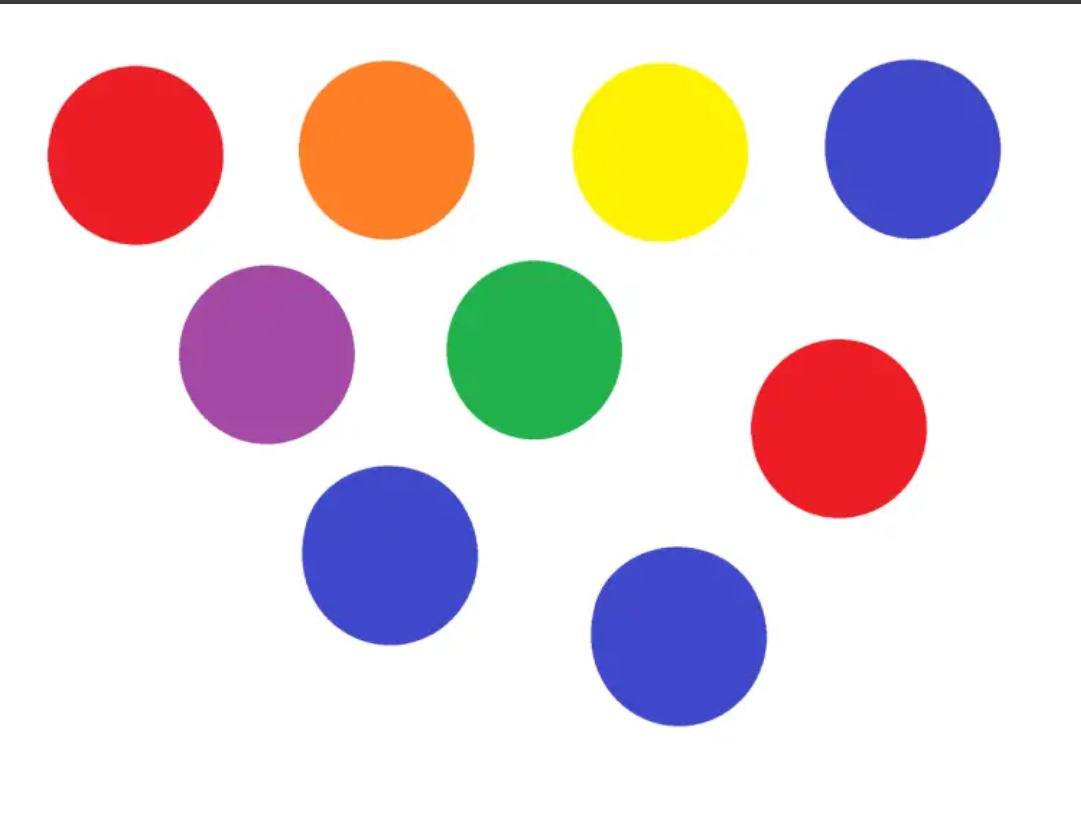
#> input picture g1.jpg, 1081 x 831 px
$ python pcd.py
#> lines starting #> are read from the running program, lines starting #| are printed output that depends on the picture; after the words box and inside, x2 and y2 are one past the last pixel; in counts of white or black regions, pixels touching at a corner belong together
# 71220848	Priesma Putra Reditama
# 71220849	Ezra Kristanto Nahumury
# 71220914	Glen Daud Crasby Karo Karo
# 71220927	Imanuel Putra Anugerah Faot
# 71220956	Vicky Yohanes Putra Setiawan

#===================================================================================================#


import cv2
import numpy as np
import matplotlib.pyplot as plt

def process_image():
    # load gambar
    img = cv2.imread('g1.jpg')
#> img is the input picture: shape (831, 1081, 3); mean B, G, R 217.2, 215.3, 228.2

    # konversi dari BGR ke HSV
    hsv = cv2.cvtColor(img, cv2.COLOR_BGR2HSV)
#> hsv: shape (831, 1081, 3); mean H, S, V 32, 49.5, 243.8

    def get_mask_and_result(lower_range1, upper_range1, lower_range2=None, upper_range2=None):
        # Create mask for the first color range
        mask1 = cv2.inRange(hsv, lower_range1, upper_range1)

        if lower_range2 is not None and upper_range2 is not None:
            # Create mask for the second color range
            mask2 = cv2.inRange(hsv, lower_range2, upper_range2)

            # Combine the masks
            mask_combined = cv2.bitwise_or(mask1, mask2)
        else:
            mask_combined = mask1

        # Apply morphological operations
        kernel = np.ones((5, 5), np.uint8)
        mask_combined = cv2.erode(mask_combined, kernel, iterations=1)
        mask_combined = cv2.dilate(mask_combined, kernel, iterations=1)

        # Apply the combined mask to the original image
        result_combined = cv2.bitwise_and(img, img, mask=mask_combined)

        return mask_combined, result_combined

    while True:
        # Ask user for color choices
        print("Choose your option:")
        print("1. One color")
        print("2. Two colors")
        print("0. Exit")
        option = input("Enter your choice (0, 1, or 2): ")
#> the answer given: 1

        if option == '0':
            break

        if option == '1':
            print("Choose a color:")
            print("1. Blue")
            print("2. Red")
            print("3. Orange")
            print("4. Green")
            print("5. Yellow")
            print("6. Purple")
            choice1 = input("Enter your choice (1-6): ")
#> the answer given: 1

            if choice1 == '1':
                lower_range1, upper_range1 = np.array([100, 50, 50]), np.array([120, 255, 255])
                color_name1 = 'Blue'
            elif choice1 == '2':
                lower_range1, upper_range1 = np.array([0, 50, 50]), np.array([10, 255, 255])
                lower_range2, upper_range2 = np.array([170, 50, 50]), np.array([180, 255, 255])
                color_name1 = 'Red'
            elif choice1 == '3':
                lower_range1, upper_range1 = np.array([10, 50, 50]), np.array([25, 255, 255])
                color_name1 = 'Orange'
            elif choice1 == '4':
                lower_range1, upper_range1 = np.array([50, 50, 50]), np.array([70, 255, 255])
                color_name1 = 'Green'
            elif choice1 == '5':
                lower_range1, upper_range1 = np.array([20, 50, 50]), np.array([40, 255, 255])
                color_name1 = 'Yellow'
            elif choice1 == '6':
                lower_range1, upper_range1 = np.array([130, 50, 50]), np.array([155, 255, 255])
                color_name1 = 'Purple'
            else:
                print("Invalid choice.")
                continue

            if choice1 == '2':
                mask_combined, result_combined = get_mask_and_result(lower_range1, upper_range1, lower_range2, upper_range2)
            else:
                mask_combined, result_combined = get_mask_and_result(lower_range1, upper_range1)
#> in get_mask_and_result, `mask1 = cv2.inRange(hsv, lower_range1, upper_range1)`:
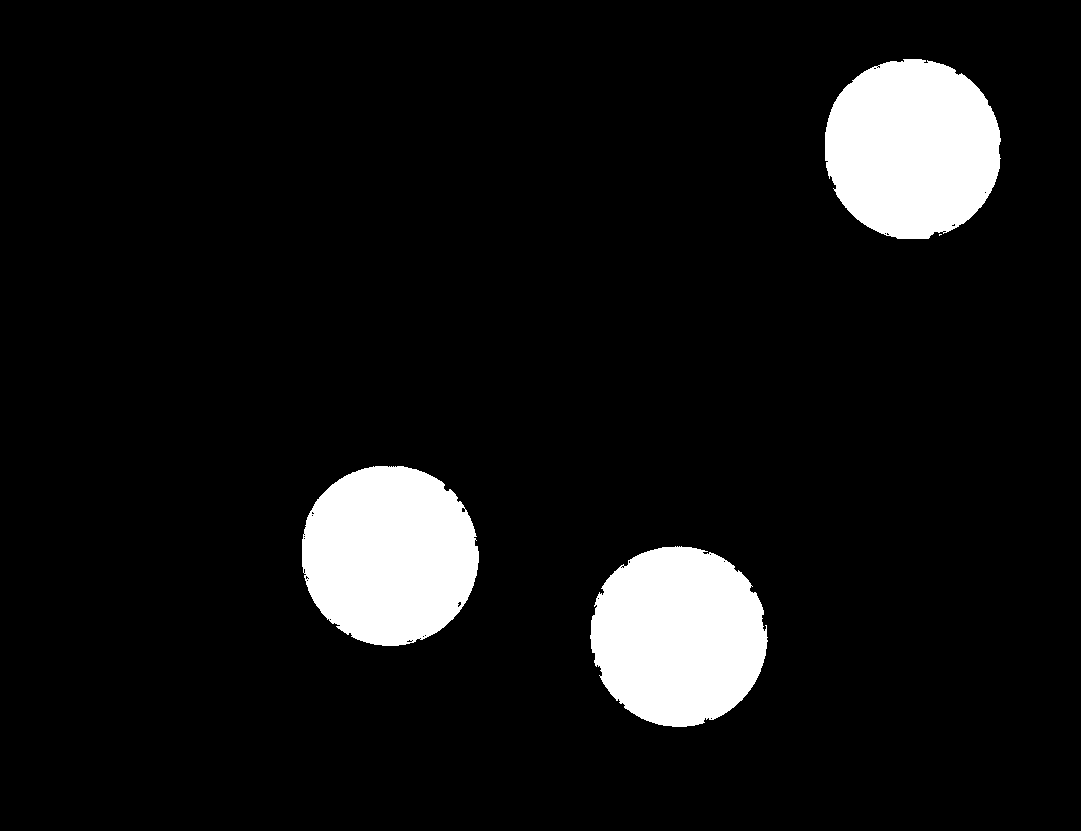
#> mask1: shape (831, 1081); 8.4% white; 4 white regions (1 under 20 px), largest, box (x1, y1, x2, y2) and area: (302, 466, 479, 646) 25122, (825, 59, 1001, 239) 25092, (590, 546, 768, 727) 25014
#> in get_mask_and_result, `mask_combined = cv2.erode(mask_combined, kernel, iterations=1)`:
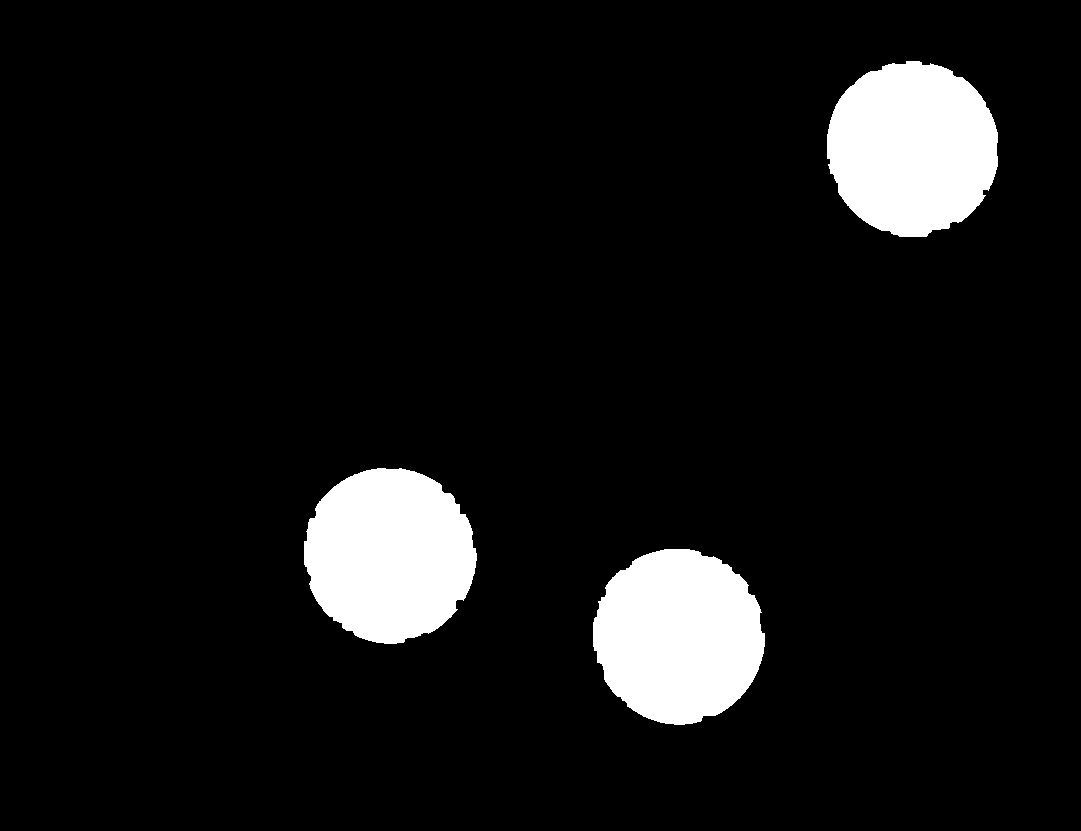
#> mask_combined: shape (831, 1081); 7.8% white; 3 white regions, box (x1, y1, x2, y2) and area: (827, 61, 998, 237) 23552, (304, 468, 477, 644) 23504, (593, 549, 765, 725) 23453
#> in get_mask_and_result, `mask_combined = cv2.dilate(mask_combined, kernel, iterations=1)`: mask_combined: shape (831, 1081); 8.3% white; 3 white regions, box (x1, y1, x2, y2) and area: (825, 59, 1000, 239) 25000, (302, 466, 479, 646) 24956, (591, 547, 767, 727) 24885
#> in get_mask_and_result, `result_combined = cv2.bitwise_and(img, img, mask=mask_combined)`:
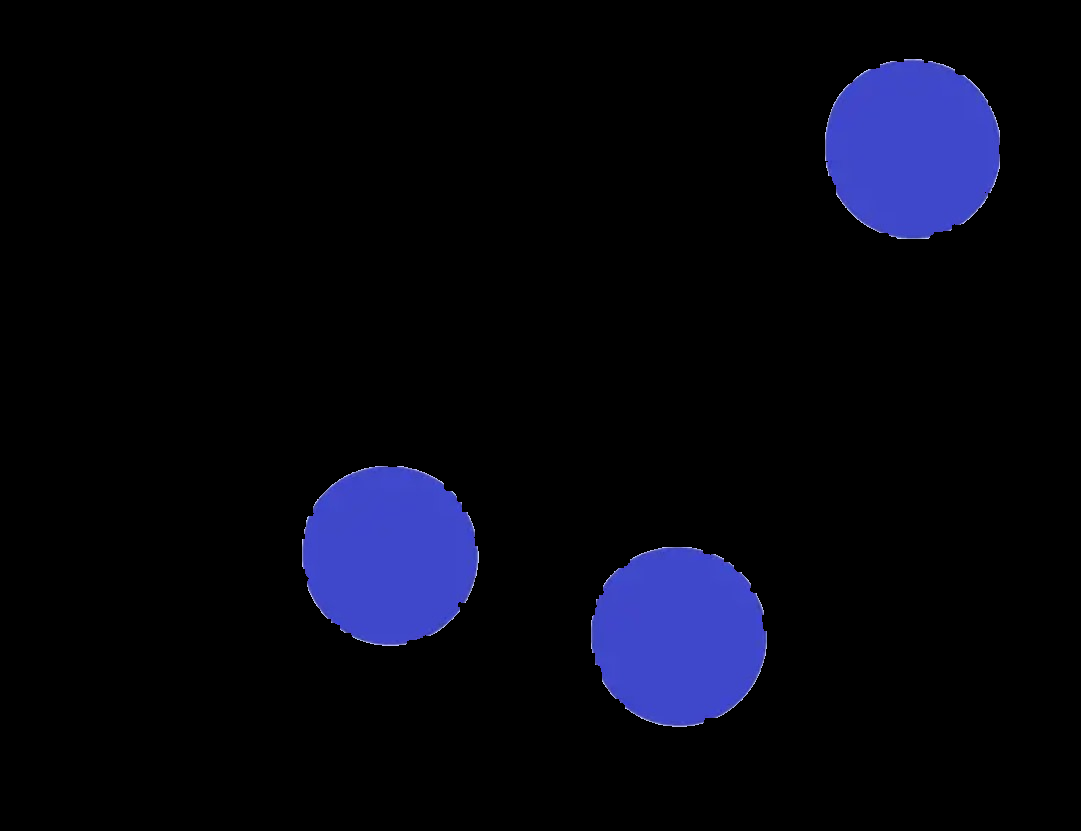
#> result_combined: shape (831, 1081, 3); mean B, G, R 16.9, 6.2, 5.5
            color_title = color_name1

            # tampilkan the original image
            plt.subplot(1, 3, 1)
            plt.imshow(cv2.cvtColor(img, cv2.COLOR_BGR2RGB))
            plt.title('Original Image')
            plt.axis('off')

            # tampilkan the combined mask
            plt.subplot(1, 3, 2)
            plt.imshow(mask_combined, cmap='gray')
            plt.title(color_title + ' Mask')
            plt.axis('off')

            # tampilkan the combined result
            plt.subplot(1, 3, 3)
            plt.imshow(cv2.cvtColor(result_combined, cv2.COLOR_BGR2RGB))
            plt.title(color_title + ' Result')
            plt.axis('off')

            plt.show()
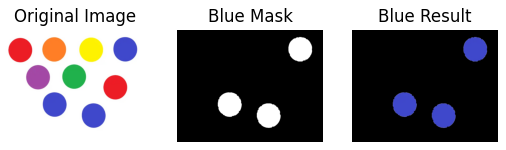
#> figure drawn by matplotlib, 3 panels

        elif option == '2':
            print("Choose two colors:")
            print("1. Blue")
            print("2. Red")
            print("3. Orange")
            print("4. Green")
            print("5. Yellow")
            print("6. Purple")
            choice1 = input("Enter your first choice (1-6): ")
            choice2 = input("Enter your second choice (1-6): ")

            if choice1 == choice2:
                print("Please choose two different colors.")
                continue

            if choice1 == '1':
                lower_range1, upper_range1 = np.array([100, 50, 50]), np.array([120, 255, 255])
                color_name1 = 'Blue'
            elif choice1 == '2':
                lower_range1, upper_range1 = np.array([0, 50, 50]), np.array([10, 255, 255])
                lower_range2_1, upper_range2_1 = np.array([170, 50, 50]), np.array([180, 255, 255])
                color_name1 = 'Red'
            elif choice1 == '3':
                lower_range1, upper_range1 = np.array([10, 50, 50]), np.array([25, 255, 255])
                color_name1 = 'Orange'
            elif choice1 == '4':
                lower_range1, upper_range1 = np.array([50, 50, 50]), np.array([70, 255, 255])
                color_name1 = 'Green'
            elif choice1 == '5':
                lower_range1, upper_range1 = np.array([20, 50, 50]), np.array([40, 255, 255])
                color_name1 = 'Yellow'
            elif choice1 == '6':
                lower_range1, upper_range1 = np.array([130, 50, 50]), np.array([155, 255, 255])
                color_name1 = 'Purple'
            else:
                print("Invalid choice.")
                continue

            if choice2 == '1':
                lower_range2, upper_range2 = np.array([100, 50, 50]), np.array([120, 255, 255])
                color_name2 = 'Blue'
            elif choice2 == '2':
                lower_range2, upper_range2 = np.array([0, 50, 50]), np.array([10, 255, 255])
                lower_range2_2, upper_range2_2 = np.array([170, 50, 50]), np.array([180, 255, 255])
                color_name2 = 'Red'
            elif choice2 == '3':
                lower_range2, upper_range2 = np.array([10, 50, 50]), np.array([25, 255, 255])
                color_name2 = 'Orange'
            elif choice2 == '4':
                lower_range2, upper_range2 = np.array([50, 50, 50]), np.array([70, 255, 255])
                color_name2 = 'Green'
            elif choice2 == '5':
                lower_range2, upper_range2 = np.array([20, 50, 50]), np.array([40, 255, 255])
                color_name2 = 'Yellow'
            elif choice2 == '6':
                lower_range2, upper_range2 = np.array([130, 50, 50]), np.array([155, 255, 255])
                color_name2 = 'Purple'
            else:
                print("Invalid choice.")
                continue

            if choice1 == '2':
                mask1, result1 = get_mask_and_result(lower_range1, upper_range1, lower_range2_1, upper_range2_1)
            else:
                mask1, result1 = get_mask_and_result(lower_range1, upper_range1)

            if choice2 == '2':
                mask2, result2 = get_mask_and_result(lower_range2, upper_range2, lower_range2_2, upper_range2_2)
            else:
                mask2, result2 = get_mask_and_result(lower_range2, upper_range2)

            mask_combined = cv2.bitwise_or(mask1, mask2)
            result_combined = cv2.add(result1, result2)
            color_title = color_name1 + ' and ' + color_name2

            # tampilkan  original gambar
            fig, axes = plt.subplots(3, 3, figsize=(6, 6))

            # tampilkan  original gambar
            axes[0, 0].imshow(cv2.cvtColor(img, cv2.COLOR_BGR2RGB))
            axes[0, 0].set_title('Original Image')
            axes[0, 0].axis('off')

            # tampilkan  hsv
            axes[0, 1].imshow(hsv, cmap='hsv')
            axes[0, 1].set_title('HSV')
            axes[0, 1].axis('off')

            # tampilkan  hsv
            axes[0, 2].imshow(cv2.cvtColor(img, cv2.COLOR_BGR2RGB))
            axes[0, 2].set_title('Original Image')
            axes[0, 2].axis('off')

            # tampilkan the mask 1
            axes[1, 0].imshow(mask1, cmap='gray')
            axes[1, 0].set_title('Mask 1')
            axes[1, 0].axis('off')

            # tampilkan the mask 2
            axes[1, 1].imshow(mask2, cmap='gray')
            axes[1, 1].set_title('Mask 2')
            axes[1, 1].axis('off')

            # tampilkan the combined mask
            axes[1, 2].imshow(mask_combined, cmap='gray')
            axes[1, 2].set_title('Combined Mask')
            axes[1, 2].axis('off')

            # tampilkan the result 1
            axes[2, 0].imshow(cv2.cvtColor(result1, cv2.COLOR_BGR2RGB))
            axes[2, 0].set_title(color_name1)
            axes[2, 0].axis('off')

            # tampilkan result 2
            axes[2, 1].imshow(cv2.cvtColor(result2, cv2.COLOR_BGR2RGB))
            axes[2, 1].set_title(color_name2)
            axes[2, 1].axis('off')

            # tampilkan kombinasi
            axes[2, 2].imshow(cv2.cvtColor(result_combined, cv2.COLOR_BGR2RGB))
            axes[2, 2].set_title(color_title)
            axes[2, 2].axis('off')

            plt.tight_layout()
            plt.show()

        else:
            print("Invalid option.")
            continue


process_image()
#> the answer given: 1
#> the answer given: 1
#> the answer given: 1
#> the answer given: 1
#> (the run stopped early here; a loop or call above may not have finished)

$ run again, with g3.jpg copied over g1.jpg
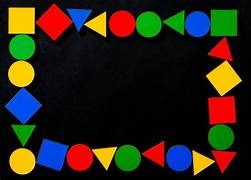
#> input picture g3.jpg, 251 x 180 px
#> in process_image, img is the input picture: shape (180, 251, 3); mean B, G, R 22.4, 35.6, 42.4
#> hsv: shape (180, 251, 3); mean H, S, V 65.5, 152.4, 67.6
#> in get_mask_and_result, `mask1 = cv2.inRange(hsv, lower_range1, upper_range1)`:
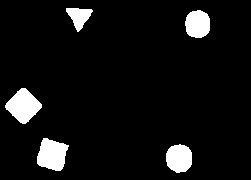
#> mask1: shape (180, 251); 6.8% white; 5 white regions, box (x1, y1, x2, y2) and area: (5, 88, 42, 124) 791, (37, 138, 69, 171) 754, (166, 144, 192, 173) 604, (185, 10, 210, 38) 573, (66, 8, 93, 32) 358
#> in process_image, `plt.show()`:
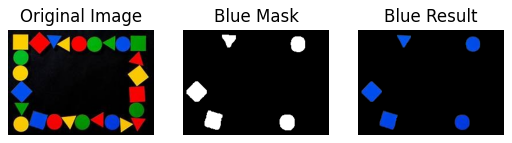
#> figure drawn by matplotlib, 3 panels
